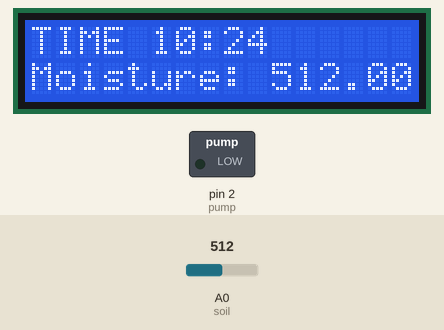
The sketch below on a simulated Arduino Uno, built with avr-gcc and run on an emulated ATmega328P. Shown: 16×2 character LCD, switched loads named in the sketch (green lamp = pin HIGH). Inputs (shaded band) come from the test bench; at power-on: A0 (soil) = 512. The local clock reads 2024-03-15 10:24:30 at power-on unless the sketch sets it.

Above: at 1.2 s.
1.3 s: A0 (soil) set to 494
At 2.0 s:
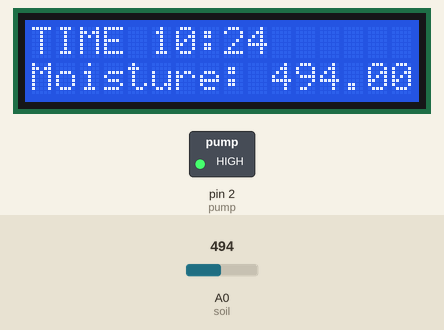
4.3 s: A0 (soil) set to 13
At 5.5 s:
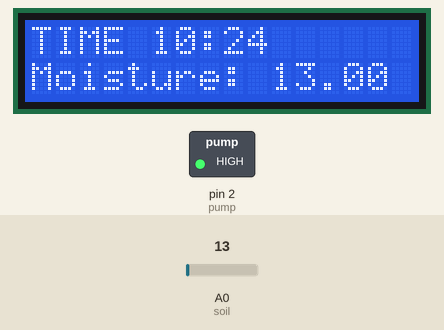
7.3 s: A0 (soil) set to 1023
At 8.2 s:
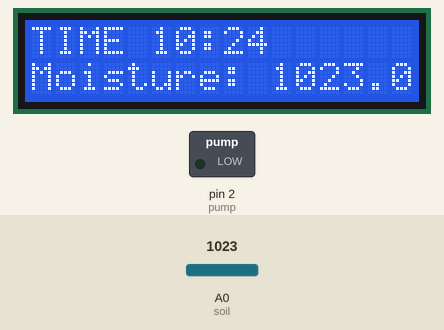
10.3 s: A0 (soil) set to 13
At 31.1 s:
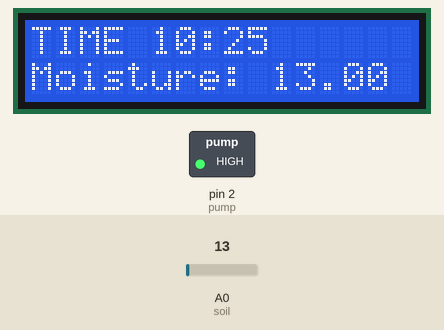
Timing chart, 0 to 32.6 s (numbered marks = the images above; inputs shaded):
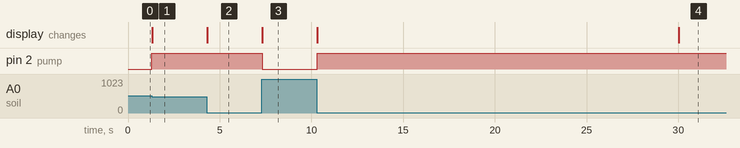

The sketch:

05_irrigation_system.ino
```cpp
#include <Wire.h>
#include <RTClib.h>
#include <LiquidCrystal.h>
LiquidCrystal lcd(8,7,6,5,4,3);
RTC_DS1307 RTC;

const int soil = 0;
const int pump = 2;
char h,m;
DateTime now;

void setup() {
  pinMode(pump, OUTPUT);
  Serial.begin(9600);
  Wire.begin();
  RTC.begin();
  lcd.begin(16, 2);
  lcd.clear();

if (! RTC.isrunning())
{
Serial.println("RTC is NOT running!");
RTC.adjust(DateTime("_DATE_ , _TIME_"));
}
}

void loop() {
now = RTC.now();
lcd.clear();
h=now.hour();m=now.minute();
lcd.print("TIME ");lcd.print(now.hour());
lcd.print(":");lcd.print(now.minute());
float moisture = analogRead(soil);
lcd.setCursor(0,1);
lcd.print("Moisture: ");lcd.print(moisture);

pump_control(moisture);
//delay(100);


}

void pump_control(float moisture){
  if(moisture<512 && (0<=now.hour()<=6 || 18<=now.hour()<=23)){
    digitalWrite(pump,HIGH);
  }
  else{
    digitalWrite(pump,LOW);
  }

}
```

Measured:
- the behaviour switches between 512 and 511 on A0 (soil) (found by bisection; images 0 and 1)
- after the input at 1.3 s, pin 2 (pump): LOW → HIGH at once; the display: changes at once (image 1)
- after the input at 4.3 s, the display: changes at once (image 2)
- after the input at 7.3 s, pin 2 (pump): HIGH → LOW at once; the display: changes at once (image 3)
- after the input at 10.3 s, pin 2 (pump): LOW → HIGH at once
